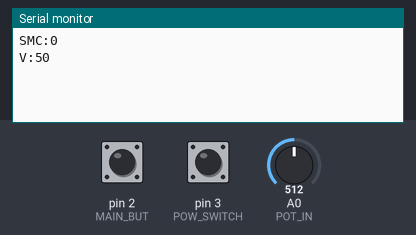
A sketch run on a simulated Arduino Uno, built with avr-gcc and run on an emulated ATmega328P. On the bench: the last lines printed to the serial monitor. Inputs (shaded band) come from the test bench; at power-on: pin 2 (MAIN_BUT) HIGH, pin 3 (POW_SWITCH) HIGH, A0 (POT_IN) = 512.

Above: at 1.2 s.
1.3 s: pin 2 (MAIN_BUT) pulled LOW for 0.15 s
At 1.9 s:
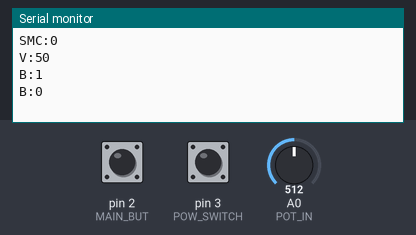
2.9 s: pin 3 (POW_SWITCH) pulled LOW for 0.15 s
At 4.2 s:
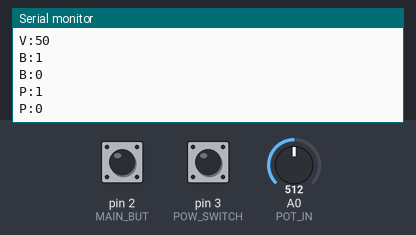
4.5 s: A0 (POT_IN) set to 716
At 5.7 s:
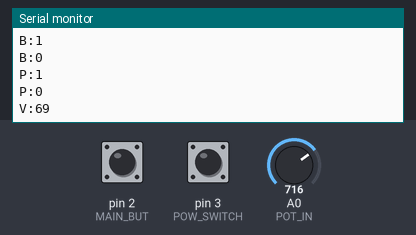
6.0 s: A0 (POT_IN) set to 900
At 7.0 s:
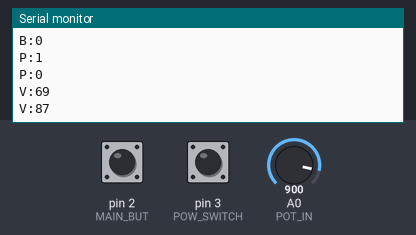

The sketch:

smc.ino
```cpp
#define RED_LED     9
#define GREEN_LED   10
#define AUDIO_OUT   11
#define MAIN_BUT    2
#define POW_SWITCH  3
#define POT_IN      A0

// Bounce2 https://github.com/thomasfredericks/Bounce-Arduino-Wiring/
#include <Bounce2.h>

Bounce mainDebouncer = Bounce();
Bounce powDebouncer = Bounce();


void checkMainButton()
{
    static int8_t lastMainState = 1;
    int8_t state;

    mainDebouncer.update();
    state = mainDebouncer.read();
    if (state != lastMainState) {
        Serial.print("B:");
        Serial.println(!state);
    }
    lastMainState = state;
}

void checkPowerSwitch()
{
    static int8_t lastPowState = 1;
    int8_t state;

    powDebouncer.update();
    state = powDebouncer.read();
    if (state != lastPowState) {
        Serial.print("P:");
        Serial.println(!state);
    }
    lastPowState = state;
}

uint16_t getPotValue()
{
    uint16_t sum = 0;

    for (uint8_t i = 0 ; i < 5 ; ++i) {
        sum += analogRead(POT_IN);
        delay(1);
    }

    return sum / 5;
}

void checkPot()
{
    static int lastLevel = -1;
    int currentLevel = constrain(map(getPotValue(), 0, 1023, 0, 100), 0, 100);

    if (lastLevel != currentLevel) {
        Serial.print("V:");
        Serial.println(currentLevel);
        lastLevel = currentLevel;
    }
}

void setup()
{
    Serial.begin(115200);

    pinMode(MAIN_BUT, INPUT_PULLUP);
    mainDebouncer.attach(MAIN_BUT);
    mainDebouncer.interval(10);

    pinMode(POW_SWITCH, INPUT_PULLUP);
    powDebouncer.attach(POW_SWITCH);
    powDebouncer.interval(10);

    Serial.println("SMC:0");
}

void loop()
{
    checkMainButton();
    checkPowerSwitch();
    checkPot();
}
```

Measured:
- after the input at 1.3 s, the serial monitor: prints a new line at once (image 1)
- after the input at 2.9 s, the serial monitor: prints a new line at once (image 2)
- after the input at 4.5 s, the serial monitor: prints a new line at once (image 3)
- after the input at 6.0 s, the serial monitor: prints a new line at once (image 4)
